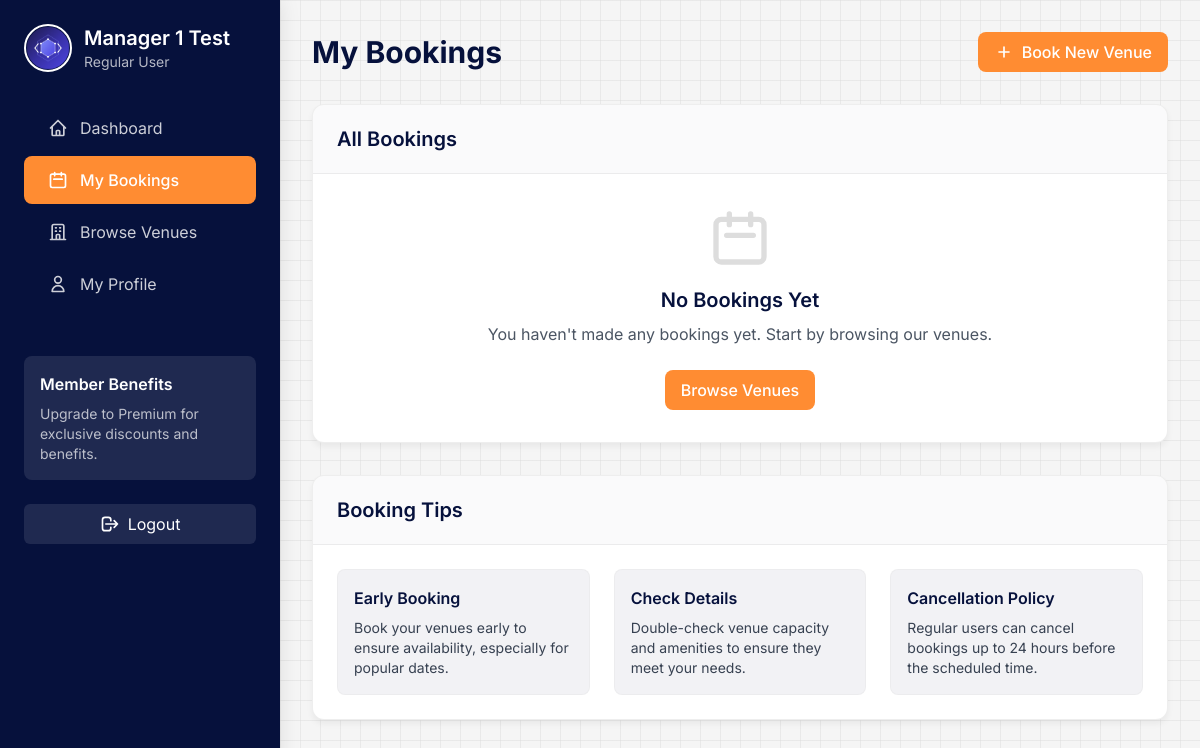
Page /bookings/ (signed in) on the committed database.
### booking/models/user_profile.py (models this page shows, shortened)
class UserProfile(models.Model):
    USER_ROLE_CHOICES = [
        ('guest', 'Guest'),
        ('regular', 'Regular User'),
        ('premium', 'Premium User'),
        ('corporate', 'Corporate Client'),
    ]
    user = models.OneToOneField(User, on_delete=models.CASCADE, related_name='profile')
    role = models.CharField(max_length=20, choices=USER_ROLE_CHOICES, default='regular')
    profile_picture = models.ImageField(upload_to='profiles/', blank=True, null=True)
    phone = models.CharField(max_length=20, blank=True)
    address = models.CharField(max_length=255, blank=True)
    preferred_payment_method = models.CharField(max_length=50, blank=True)
    booking_preferences = models.TextField(blank=True)
    created_at = models.DateTimeField(auto_now_add=True)
    updated_at = models.DateTimeField(auto_now=True)
    class Meta:
        verbose_name = "User Profile"
        verbose_name_plural = "User Profiles"

### booking/views/booking_views.py (the view)
# urls.py: path('bookings/', views.my_bookings, name='my_bookings'),
@login_required
def my_bookings(request):
    bookings = Booking.objects.filter(user=request.user).order_by('-booking_date')
    from booking.models import UserProfile
    profile, created = UserProfile.objects.get_or_create(user=request.user)
    if created:
        from django.contrib import messages
        messages.info(request, 'We created a new profile for you. Please update your information.')
    context = {
        'bookings': bookings,
        'profile': profile,
    }
    return render(request, 'booking/my_bookings_fullpage.html', context)

### booking/context_processors.py (called while the page is built)
def common_context(request):
    return {
        'all_categories': Category.objects.all(),
    }

### templates/booking/my_bookings_fullpage.html (shortened to what this page needs)
<!DOCTYPE html>
<html lang="en">
<head>
    <script src="https://cdn.tailwindcss.com"></script>
</head>
<body>
    <div class="dashboard-container">
        {% with active_page='bookings' %}
            {% include 'booking/components/user_sidebar.html' %}
        {% endwith %}
        <main class="p-8">
            <div class="flex justify-between items-center mb-8">
                <h1 class="text-3xl font-bold text-primary">My Bookings</h1>
                <a href="{% url 'venue_list' %}" class="btn btn-primary">
                    <svg class="h-5 w-5 mr-2" fill="none" viewBox="0 0 24 24" stroke="currentColor">
                        <path stroke-linecap="round" stroke-linejoin="round" stroke-width="2" d="M12 6v6m0 0v6m0-6h6m-6 0H6"></path>
                    </svg>
                    Book New Venue
                </a>
            </div>
            <div class="dashboard-card mb-8">
                <div class="dashboard-card-header">
                    <h2 class="text-xl font-semibold text-primary">All Bookings</h2>
                </div>
                {% if bookings %}
                <div class="overflow-x-auto">
                    <table class="dashboard-table">
                        <thead>
                            <tr>
                                <th>Venue</th>
                                <th>Date & Time</th>
                                <th>Status</th>
                                <th>Price</th>
                                <th>Actions</th>
                            </tr>
                        </thead>
                        <tbody>
                            {% for booking in bookings %}
                            <tr>
                                <td>
                                    <div class="flex items-center">
                                        {% if booking.venue.image %}
                                        <div class="flex-shrink-0 h-10 w-10 mr-3">
                                            <img class="h-10 w-10 rounded-md object-cover" src="{{ booking.venue.image.url }}" alt="{{ booking.venue.name }}">
                                        </div>
                                        {% else %}
                                        <div class="flex-shrink-0 h-10 w-10 bg-gray-200 rounded-md flex items-center justify-center mr-3">
                                            <svg class="h-5 w-5 text-gray-500" fill="none" viewBox="0 0 24 24" stroke="currentColor">
                                                <path stroke-linecap="round" stroke-linejoin="round" stroke-width="2" d="M19 21V5a2 2 0 00-2-2H7a2 2 0 00-2 2v16m14 0h2m-2 0h-5m-9 0H3m2 0h5M9 7h1m-1 4h1m4-4h1m-1 4h1m-5 10v-5a1 1 0 011-1h2a1 1 0 011 1v5m-4 0h4"></path>
                                            </svg>
                                        </div>
                                        {% endif %}
                                        <div>
                                            <div class="font-medium text-primary">{{ booking.venue.name }}</div>
                                            <div class="text-xs text-gray-500">{{ booking.venue.address|truncatechars:30 }}</div>
                                        </div>
                                    </div>
                                </td>
                                <td>
                                    <div class="text-gray-900">{{ booking.time_slot.date|date:"M d, Y" }}</div>
                                    <div class="text-sm text-gray-500">{{ booking.time_slot.start_time|time:"g:i A" }} - {{ booking.time_slot.end_time|time:"g:i A" }}</div>
                                </td>
                                <td>
                                    <span class="badge {% if booking.status == 'confirmed' %}badge-success{% elif booking.status == 'pending' %}badge-warning{% else %}badge-danger{% endif %}">
                                        {{ booking.status|title }}
                                    </span>
                                </td>
                                <td class="font-medium text-accent">${{ booking.total_price }}</td>
                                <td>
                                    <div class="flex space-x-2">
                                        <a href="{% url 'booking_detail' booking.id %}" class="btn btn-sm btn-secondary">View</a>
                                        {% if booking.status != 'cancelled' %}
                                        <a href="{% url 'cancel_booking' booking.id %}"
                                           class="btn btn-sm bg-red-600 text-white hover:bg-red-500"
                                           onclick="return confirm('Are you sure you want to cancel this booking?');">
                                            Cancel
                                        </a>
                                        {% endif %}
                                    </div>
                                </td>
                            </tr>
                            {% endfor %}
                        </tbody>
                    </table>
                </div>
                {% else %}
                <div class="p-8 text-center">
                    <svg class="h-16 w-16 text-light-gray mx-auto mb-4" fill="none" viewBox="0 0 24 24" stroke="currentColor">
                        <path stroke-linecap="round" stroke-linejoin="round" stroke-width="2" d="M8 7V3m8 4V3m-9 8h10M5 21h14a2 2 0 002-2V7a2 2 0 00-2-2H5a2 2 0 00-2 2v12a2 2 0 002 2z"></path>
                    </svg>
                    <h2 class="text-xl font-semibold mb-2 text-primary">No Bookings Yet</h2>
                    <p class="text-gray-600 mb-6">You haven't made any bookings yet. Start by browsing our venues.</p>
                    <a href="{% url 'venue_list' %}" class="btn btn-primary">Browse Venues</a>
                </div>
                {% endif %}
            </div>
            <div class="dashboard-card">
                <div class="dashboard-card-header">
                    <h2 class="text-xl font-semibold text-primary">Booking Tips</h2>
                </div>
                <div class="p-6">
                    <div class="grid grid-cols-1 md:grid-cols-3 gap-6">
                        <div class="bg-primary/5 p-4 rounded-lg border border-light-gray/30">
                            <h3 class="font-semibold text-primary mb-2">Early Booking</h3>
                            <p class="text-gray-700 text-sm">Book your venues early to ensure availability, especially for popular dates.</p>
                        </div>
                        <div class="bg-primary/5 p-4 rounded-lg border border-light-gray/30">
                            <h3 class="font-semibold text-primary mb-2">Check Details</h3>
                            <p class="text-gray-700 text-sm">Double-check venue capacity and amenities to ensure they meet your needs.</p>
                        </div>
                        <div class="bg-primary/5 p-4 rounded-lg border border-light-gray/30">
                            <h3 class="font-semibold text-primary mb-2">Cancellation Policy</h3>
                            <p class="text-gray-700 text-sm">
                                {% if profile.role == 'premium' or profile.role == 'corporate' %}
                                As a {{ profile.get_role_display }}, you can cancel up to 1 hour before your booking.
                                {% else %}
                                Regular users can cancel bookings up to 24 hours before the scheduled time.
                                {% endif %}
                            </p>
                        </div>
                    </div>
                </div>
            </div>
        </main>
    </div>
</body>
</html>

### templates/booking/components/user_sidebar.html (shortened to what this page needs)
<aside class="sidebar">
    <div class="p-6">
        <div class="flex items-center space-x-3 mb-8">
            <div class="relative group cursor-pointer" onclick="openProfilePictureModal()">
                {% if profile.profile_picture %}
                <img src="{{ profile.profile_picture.url }}" alt="{{ profile.user.username }}" class="w-12 h-12 rounded-full object-cover border-2 border-white">
                {% else %}
                <div class="w-12 h-12 bg-accent rounded-full flex items-center justify-center text-white font-bold text-xl">
                    {{ profile.user.get_full_name|default:profile.user.username|slice:":1"|upper }}
                </div>
                {% endif %}
            </div>
            <div>
                <h2 class="text-xl font-semibold text-white">{{ profile.user.get_full_name|default:profile.user.username }}</h2>
                <p class="text-white/70 text-sm">{{ profile.get_role_display }}</p>
            </div>
        </div>
        <nav class="space-y-1 mt-8">
            <a href="{% url 'user_dashboard' %}" class="sidebar-link {% if active_page == 'dashboard' %}active{% endif %}">
                <svg class="h-5 w-5" fill="none" viewBox="0 0 24 24" stroke="currentColor">
                    <path stroke-linecap="round" stroke-linejoin="round" stroke-width="2" d="M3 12l2-2m0 0l7-7 7 7M5 10v10a1 1 0 001 1h3m10-11l2 2m-2-2v10a1 1 0 01-1 1h-3m-6 0a1 1 0 001-1v-4a1 1 0 011-1h2a1 1 0 011 1v4a1 1 0 001 1m-6 0h6"></path>
                </svg>
                Dashboard
            </a>
            <a href="{% url 'my_bookings' %}" class="sidebar-link {% if active_page == 'bookings' %}active{% endif %}">
                <svg class="h-5 w-5" fill="none" viewBox="0 0 24 24" stroke="currentColor">
                    <path stroke-linecap="round" stroke-linejoin="round" stroke-width="2" d="M8 7V3m8 4V3m-9 8h10M5 21h14a2 2 0 002-2V7a2 2 0 00-2-2H5a2 2 0 00-2 2v12a2 2 0 002 2z"></path>
                </svg>
                My Bookings
            </a>
            <a href="{% url 'venue_list' %}" class="sidebar-link {% if active_page == 'venues' %}active{% endif %}">
                <svg class="h-5 w-5" fill="none" viewBox="0 0 24 24" stroke="currentColor">
                    <path stroke-linecap="round" stroke-linejoin="round" stroke-width="2" d="M19 21V5a2 2 0 00-2-2H7a2 2 0 00-2 2v16m14 0h2m-2 0h-5m-9 0H3m2 0h5M9 7h1m-1 4h1m4-4h1m-1 4h1m-5 10v-5a1 1 0 011-1h2a1 1 0 011 1v5m-4 0h4"></path>
                </svg>
                Browse Venues
            </a>
            <a href="javascript:void(0);" onclick="openEditProfileModal()" class="sidebar-link {% if active_page == 'profile' %}active{% endif %}">
                <svg class="h-5 w-5" fill="none" viewBox="0 0 24 24" stroke="currentColor">
                    <path stroke-linecap="round" stroke-linejoin="round" stroke-width="2" d="M16 7a4 4 0 11-8 0 4 4 0 018 0zM12 14a7 7 0 00-7 7h14a7 7 0 00-7-7z"></path>
                </svg>
                My Profile
            </a>
        </nav>
        <div class="mt-12 p-4 bg-white/10 rounded-lg">
            <h3 class="font-semibold text-white mb-2">Member Benefits</h3>
            <p class="text-white/70 text-sm">
                {% if profile.role == 'premium' %}
                Enjoy 10% discount on all bookings as a Premium member.
                {% elif profile.role == 'corporate' %}
                Enjoy 15% discount on all bookings as a Corporate client.
                {% else %}
                Upgrade to Premium for exclusive discounts and benefits.
                {% endif %}
            </p>
        </div>
        <div class="mt-6">
            <a href="{% url 'custom_logout' %}" class="flex items-center justify-center w-full py-2 px-4 bg-white/10 hover:bg-white/20 text-white rounded-md transition-colors">
                <svg class="h-5 w-5 mr-2" fill="none" viewBox="0 0 24 24" stroke="currentColor">
                    <path stroke-linecap="round" stroke-linejoin="round" stroke-width="2" d="M17 16l4-4m0 0l-4-4m4 4H7m6 4v1a3 3 0 01-3 3H6a3 3 0 01-3-3V7a3 3 0 013-3h4a3 3 0 013 3v1"></path>
                </svg>
                Logout
            </a>
        </div>
    </div>
</aside>

### templates/booking/my_bookings_fullpage.html (style rules this page uses)
body { background-color: #f5f5f5; background-image: linear-gradient(rgba(221, 221, 221, 0.5) 1px, transparent 1px), linear-gradient(90deg, rgba(221, 221, 221, 0.5) 1px, transparent 1px); background-size: 20px 20px; font-family: 'Inter', sans-serif; }
.dashboard-container { display: grid; grid-template-columns: 280px 1fr; min-height: 100vh; }

### templates/booking/components/user_sidebar_styles.html (style rules this page uses)
.sidebar { background-color: #06113C; color: white; box-shadow: 0 0 20px rgba(0, 0, 0, 0.1); }
.sidebar-link { display: flex; align-items: center; padding: 0.75rem 1.5rem; color: rgba(255, 255, 255, 0.8); border-radius: 0.5rem; transition: all 0.2s; margin-bottom: 0.25rem; }
.sidebar-link.active { background-color: #FF8C32; color: white; font-weight: 500; }
.sidebar-link svg { margin-right: 0.75rem; transition: transform 0.2s; }

### templates/booking/components/user_dashboard_styles.html (style rules this page uses)
.dashboard-card { background-color: white; border-radius: 0.75rem; box-shadow: 0 4px 6px rgba(0, 0, 0, 0.05); overflow: hidden; border: 1px solid rgba(221, 221, 221, 0.5); }
.dashboard-card-header { padding: 1.25rem 1.5rem; border-bottom: 1px solid rgba(221, 221, 221, 0.5); background-color: rgba(6, 17, 60, 0.02); display: flex; justify-content: space-between; align-items: center; }
.btn { display: inline-flex; align-items: center; justify-content: center; padding: 0.5rem 1rem; border-radius: 0.5rem; font-weight: 500; transition: all 0.2s; }
.btn-primary { background-color: #FF8C32; color: white; }

### rows in the picture
UserProfile: profile_picture (picture), user.get_full_name "Manager 1 Test", role "Regular User"
